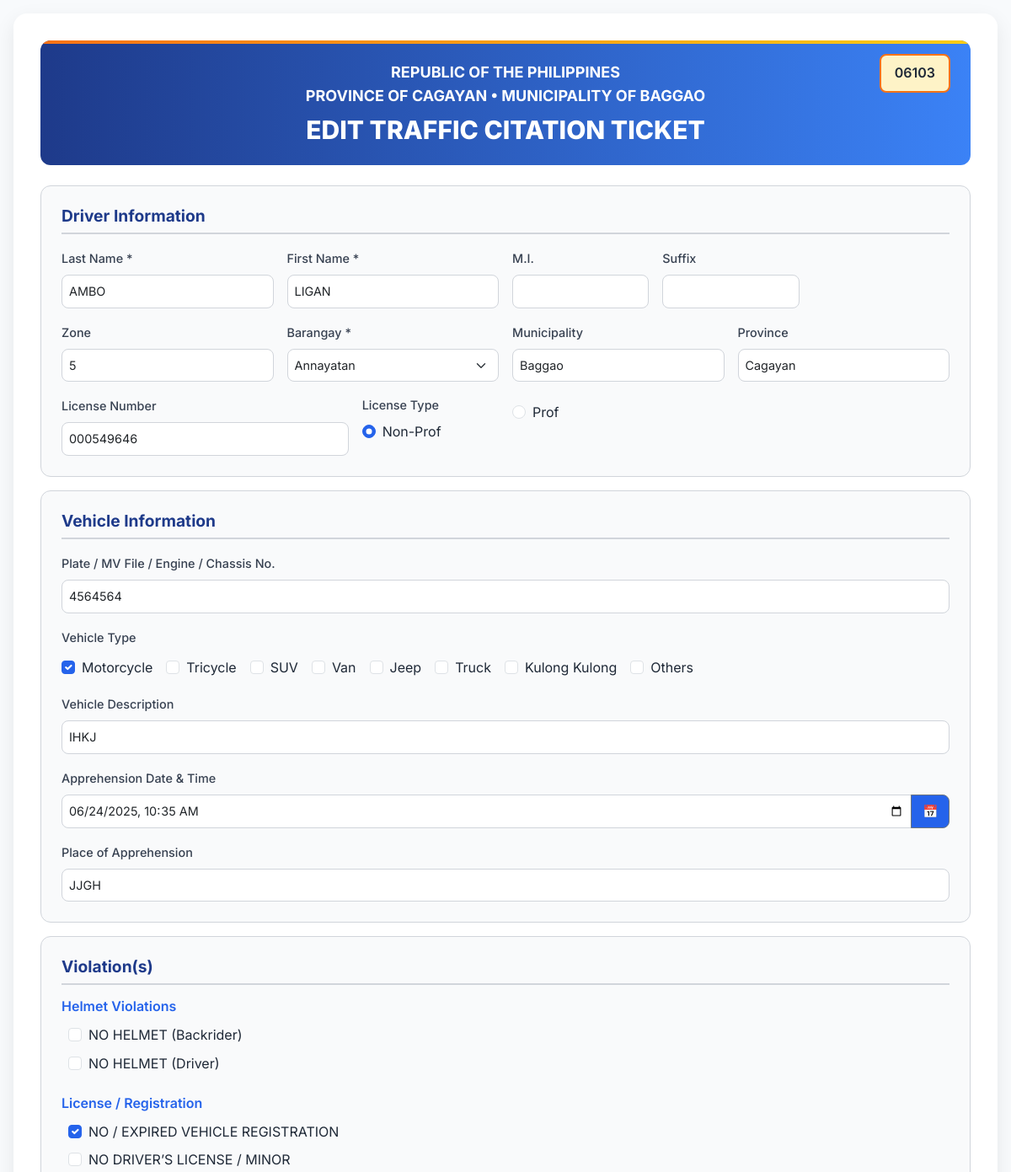
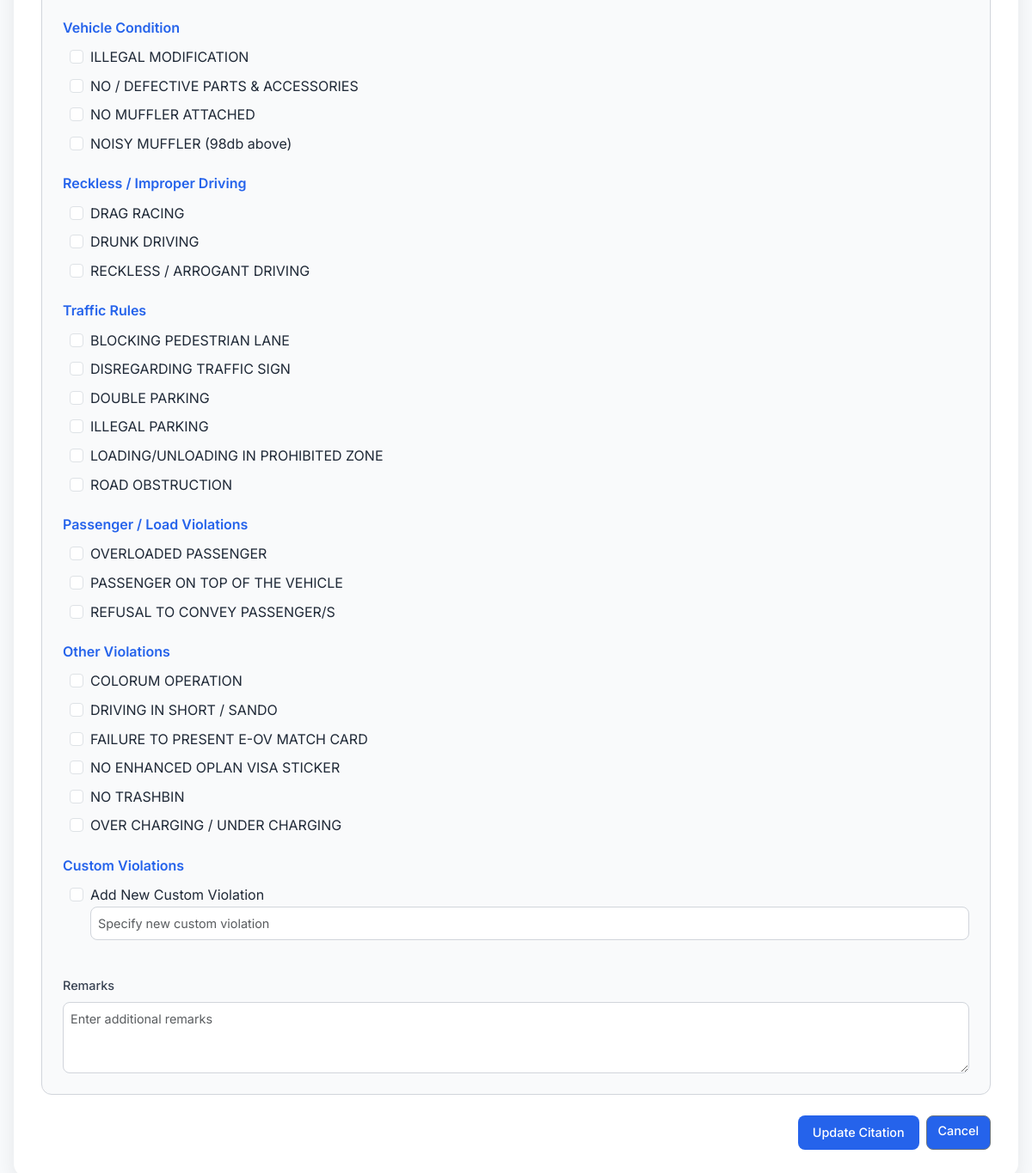
The app's page /edit_citation.php?id=22751 with its own data (2 pictures, top to bottom).
### tables this page shows
CREATE TABLE `citations` (
  `citation_id` int(11) NOT NULL,
  `ticket_number` varchar(20) NOT NULL,
  `driver_id` int(11) DEFAULT NULL,
  `vehicle_id` int(11) DEFAULT NULL,
  `apprehension_datetime` datetime DEFAULT NULL,
  `place_of_apprehension` varchar(255) DEFAULT NULL,
  `is_archived` tinyint(1) DEFAULT 0,
  `payment_status` enum('Unpaid','Paid') NOT NULL DEFAULT 'Unpaid',
  `payment_date` datetime DEFAULT NULL,
  `payment_amount` decimal(10,2) DEFAULT NULL
);

CREATE TABLE `drivers` (
  `driver_id` int(11) NOT NULL,
  `last_name` varchar(50) NOT NULL,
  `first_name` varchar(50) NOT NULL,
  `middle_initial` varchar(5) DEFAULT NULL,
  `suffix` varchar(10) DEFAULT NULL,
  `zone` varchar(50) DEFAULT NULL,
  `barangay` varchar(100) DEFAULT NULL,
  `municipality` varchar(100) DEFAULT 'Baggao',
  `province` varchar(100) DEFAULT 'Cagayan',
  `license_number` varchar(20) DEFAULT NULL,
  `license_type` enum('Non-Professional','Professional') DEFAULT NULL
);

CREATE TABLE `vehicles` (
  `vehicle_id` int(11) NOT NULL,
  `plate_mv_engine_chassis_no` varchar(50) DEFAULT NULL,
  `vehicle_type` varchar(50) DEFAULT NULL,
  `vehicle_description` varchar(255) DEFAULT NULL
);

### edit_citation.php (the view, shortened to what the rows shown need)
<?php
$servername = "localhost";
$username = "root";
$password = "";
$dbname = "traffic_citation_db";
try {
    $conn = new PDO("mysql:host=$servername;dbname=$dbname", $username, $password);
    $conn->setAttribute(PDO::ATTR_ERRMODE, PDO::ERRMODE_EXCEPTION);
    $citation_id = isset($_GET['id']) ? (int)$_GET['id'] : 0;
    $stmt = $conn->prepare("
        SELECT c.ticket_number, c.apprehension_datetime, c.place_of_apprehension,
               d.last_name, d.first_name, d.middle_initial, d.suffix, d.zone, d.barangay,
               d.municipality, d.province, d.license_number, d.license_type,
               v.plate_mv_engine_chassis_no, v.vehicle_type, v.vehicle_description,
               r.remark_text
        FROM citations c
        JOIN drivers d ON c.driver_id = d.driver_id
        JOIN vehicles v ON c.vehicle_id = v.vehicle_id
        LEFT JOIN remarks r ON c.citation_id = r.citation_id
        WHERE c.citation_id = :citation_id
    ");
    $stmt->execute([':citation_id' => $citation_id]);
    $data = $stmt->fetch(PDO::FETCH_ASSOC);
    $vehicle_type = strtolower($data['vehicle_type'] ?? '');
    $apprehension_datetime = $data['apprehension_datetime'] && $data['apprehension_datetime'] != '0000-00-00 00:00:00'
        ? date('Y-m-d\TH:i', strtotime($data['apprehension_datetime']))
        : '';
} catch(PDOException $e) {
    echo "Error: " . $e->getMessage();
    exit;
}
?>
<!DOCTYPE html>
<html lang="en">
<head>
    <link href="https://cdn.jsdelivr.net/npm/bootstrap@5.3.3/dist/css/bootstrap.min.css" rel="stylesheet">
    <link href="https://cdn.jsdelivr.net/npm/tailwindcss@2.2.19/dist/tailwind.min.css" rel="stylesheet">
    <link rel="stylesheet" href="https://cdnjs.cloudflare.com/ajax/libs/font-awesome/6.4.2/css/all.min.css">
</head>
<body>
    <div class="container position-relative">
        <div class="header">
            <h4 class="font-bold text-lg">REPUBLIC OF THE PHILIPPINES</h4>
            <h4 class="font-bold text-lg">PROVINCE OF CAGAYAN • MUNICIPALITY OF BAGGAO</h4>
            <h1 class="font-extrabold text-3xl mt-2">EDIT TRAFFIC CITATION TICKET</h1>
            <div class="ticket-number"><?php echo htmlspecialchars($data['ticket_number']); ?></div>
        </div>
        <form id="editCitationForm" action="update_citation.php" method="POST">
            <div class="section">
                <div class="row g-3">
                    <div class="col-md-3">
                        <label class="form-label">Last Name *</label>
                        <input type="text" name="last_name" class="form-control" value="<?php echo htmlspecialchars($data['last_name']); ?>" required>
                    </div>
                    <div class="col-md-3">
                        <label class="form-label">First Name *</label>
                        <input type="text" name="first_name" class="form-control" value="<?php echo htmlspecialchars($data['first_name']); ?>" required>
                    </div>
                    <div class="col-md-3">
                        <label class="form-label">Zone</label>
                        <input type="text" name="zone" class="form-control" value="<?php echo htmlspecialchars($data['zone'] ?? ''); ?>">
                    </div>
                    <div class="col-md-3">
                        <label class="form-label">Barangay *</label>
                        <select name="barangay" class="form-select" id="barangaySelect" required>
                            <option value="Annayatan" <?php echo $data['barangay'] === 'Annayatan' ? 'selected' : ''; ?>>Annayatan</option>
                        </select>
                    </div>
                    <div class="col-md-3" id="municipalityDiv" <?php echo !in_array($data['barangay'], ['Adag', 'Agaman', 'Agaman Norte', 'Agaman Sur', 'Alaguia', 'Alba', 'Annayatan', 'Asassi', 'Asinga-Via', 'Awallan', 'Bacagan', 'Bagunot', 'Barsat East', 'Barsat West', 'Bitag Grande', 'Bitag Pequeño', 'Bungel', 'Canagatan', 'Carupian', 'Catayauan', 'Dabburab', 'Dalin', 'Dallang', 'Furagui', 'Hacienda Intal', 'Immurung', 'Jomlo', 'Mabangguc', 'Masical', 'Mission', 'Mocag', 'Nangalinan', 'Pallagao', 'Paragat', 'Piggatan', 'Poblacion', 'Remus', 'San Antonio', 'San Francisco', 'San Isidro', 'San Jose', 'San Vicente', 'Santa Margarita', 'Santor', 'Taguing', 'Taguntungan', 'Tallang', 'Taytay']) ? 'style="display: none;"' : ''; ?>>
                        <label class="form-label">Municipality</label>
                        <input type="text" name="municipality" class="form-control" value="<?php echo htmlspecialchars($data['municipality']); ?>" readonly>
                    </div>
                    <div class="col-md-3" id="provinceDiv" <?php echo !in_array($data['barangay'], ['Adag', 'Agaman', 'Agaman Norte', 'Agaman Sur', 'Alaguia', 'Alba', 'Annayatan', 'Asassi', 'Asinga-Via', 'Awallan', 'Bacagan', 'Bagunot', 'Barsat East', 'Barsat West', 'Bitag Grande', 'Bitag Pequeño', 'Bungel', 'Canagatan', 'Carupian', 'Catayauan', 'Dabburab', 'Dalin', 'Dallang', 'Furagui', 'Hacienda Intal', 'Immurung', 'Jomlo', 'Mabangguc', 'Masical', 'Mission', 'Mocag', 'Nangalinan', 'Pallagao', 'Paragat', 'Piggatan', 'Poblacion', 'Remus', 'San Antonio', 'San Francisco', 'San Isidro', 'San Jose', 'San Vicente', 'Santa Margarita', 'Santor', 'Taguing', 'Taguntungan', 'Tallang', 'Taytay']) ? 'style="display: none;"' : ''; ?>>
                        <label class="form-label">Province</label>
                        <input type="text" name="province" class="form-control" value="<?php echo htmlspecialchars($data['province']); ?>" readonly>
                    </div>
                    <div class="col-md-4">
                        <label class="form-label">License Number</label>
                        <input type="text" name="license_number" class="form-control" value="<?php echo htmlspecialchars($data['license_number'] ?? ''); ?>">
                    </div>
                    <div class="col-md-2">
                        <div class="form-check">
                            <input type="radio" class="form-check-input" name="license_type" value="nonProf" id="nonProf" <?php echo $data['license_type'] === 'Non-Professional' ? 'checked' : ''; ?>>
                            <label class="form-check-label" for="nonProf">Non-Prof</label>
                        </div>
                    </div>
                    <div class="col-md-2">
                        <div class="form-check">
                            <input type="radio" class="form-check-input" name="license_type" value="prof" id="prof" <?php echo $data['license_type'] === 'Professional' ? 'checked' : ''; ?>>
                            <label class="form-check-label" for="prof">Prof</label>
                        </div>
                    </div>
                </div>
            </div>
            <div class="section">
                <div class="row g-3">
                    <div class="col-12">
                        <label class="form-label">Plate / MV File / Engine / Chassis No.</label>
                        <input type="text" name="plate_mv_engine_chassis_no" class="form-control" value="<?php echo htmlspecialchars($data['plate_mv_engine_chassis_no']); ?>" required>
                    </div>
                    <div class="col-12">
                        <div class="d-flex flex-wrap gap-3 mt-1">
                            <div class="form-check">
                                <input type="checkbox" class="form-check-input" name="motorcycle" id="motorcycle" <?php echo $vehicle_type === 'motorcycle' ? 'checked' : ''; ?>>
                                <label class="form-check-label" for="motorcycle">Motorcycle</label>
                            </div>
                            <div class="form-check">
                                <input type="checkbox" class="form-check-input" name="tricycle" id="tricycle" <?php echo $vehicle_type === 'tricycle' ? 'checked' : ''; ?>>
                                <label class="form-check-label" for="tricycle">Tricycle</label>
                            </div>
                            <div class="form-check">
                                <input type="checkbox" class="form-check-input" name="suv" id="suv" <?php echo $vehicle_type === 'suv' ? 'checked' : ''; ?>>
                                <label class="form-check-label" for="suv">SUV</label>
                            </div>
                            <div class="form-check">
                                <input type="checkbox" class="form-check-input" name="van" id="van" <?php echo $vehicle_type === 'van' ? 'checked' : ''; ?>>
                                <label class="form-check-label" for="van">Van</label>
                            </div>
                            <div class="form-check">
                                <input type="checkbox" class="form-check-input" name="jeep" id="jeep" <?php echo $vehicle_type === 'jeep' ? 'checked' : ''; ?>>
                                <label class="form-check-label" for="jeep">Jeep</label>
                            </div>
                            <div class="form-check">
                                <input type="checkbox" class="form-check-input" name="truck" id="truck" <?php echo $vehicle_type === 'truck' ? 'checked' : ''; ?>>
                                <label class="form-check-label" for="truck">Truck</label>
                            </div>
                            <div class="form-check">
                                <input type="checkbox" class="form-check-input" name="kulong" id="kulong" <?php echo $vehicle_type === 'kulong' ? 'checked' : ''; ?>>
                                <label class="form-check-label" for="kulong">Kulong Kulong</label>
                            </div>
                            <div class="form-check">
                                <input type="checkbox" class="form-check-input" name="othersVehicle" id="othersVehicle" <?php echo !in_array($vehicle_type, ['motorcycle', 'tricycle', 'suv', 'van', 'jeep', 'truck', 'kulong']) ? 'checked' : ''; ?>>
                                <label class="form-check-label" for="othersVehicle">Others</label>
                            </div>
                        </div>
                    </div>
                    <div class="col-12">
                        <label class="form-label">Vehicle Description</label>
                        <input type="text" name="vehicle_description" class="form-control" value="<?php echo htmlspecialchars($data['vehicle_description'] ?? ''); ?>">
                    </div>
                    <div class="col-12">
                        <div class="input-group">
                            <input type="datetime-local" name="apprehension_datetime" class="form-control" value="<?php echo $apprehension_datetime; ?>" required>
                            <button class="btn btn-outline-secondary btn-custom" type="button" id="toggleDateTime" title="Set/Clear">📅</button>
                        </div>
                    </div>
                    <div class="col-12">
                        <label class="form-label">Place of Apprehension</label>
                        <input type="text" name="place_of_apprehension" class="form-control" value="<?php echo htmlspecialchars($data['place_of_apprehension']); ?>" required>
                    </div>
                </div>
            </div>
        </form>
    </div>
</body>
</html>

### records on screen
citations: ticket_number "06103", last_name "AMBO", first_name "LIGAN", zone "5", municipality "Baggao", province "Cagayan", license_number "000549646", plate_mv_engine_chassis_no "4564564", vehicle_description "IHKJ", apprehension_datetime "06/24/2025 10:35", place_of_apprehension "JJGH"
drivers: barangay "Annayatan", license_type "☑ Non-Prof", license_type "☐ Prof"
vehicles: vehicle_type "☑"

### other values on screen
$category "Helmet Violations"
$violation "NO HELMET (Backrider)"
$violation "NO HELMET (Driver)"
$category "License / Registration"
$violation "NO / EXPIRED VEHICLE REGISTRATION"
$violation "NO DRIVER’S LICENSE / MINOR"
$category "Vehicle Condition"
$violation "ILLEGAL MODIFICATION"
$violation "NO / DEFECTIVE PARTS & ACCESSORIES"
$violation "NO MUFFLER ATTACHED"
$violation "NOISY MUFFLER (98db above)"
$category "Reckless / Improper Driving"
$violation "DRAG RACING"
$violation "DRUNK DRIVING"
$violation "RECKLESS / ARROGANT DRIVING"
